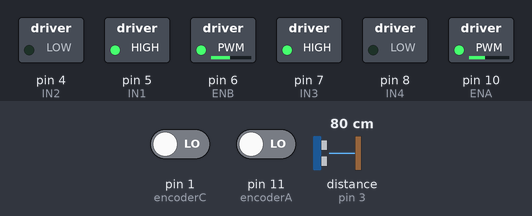
This sketch was run on a simulated Arduino Uno, built with avr-gcc and run on an emulated ATmega328P. Parts: switched loads named in the sketch (green lamp = pin HIGH). Wiring (inferred from the names in the program): ultrasonic range finder: trigger pin 2; echo pin 3. Inputs (shaded band) come from the test bench; at power-on: distance to the obstacle (sensor on pin 3) 80 cm, pin 1 (encoderC) LOW, pin 11 (encoderA) LOW. The echo pulse lasts 58.3 µs per cm; pins used as bus, display or sensor lines are not drawn; what the sketch prints to the serial monitor is not drawn.

Above: at 1.2 s.
1.3 s: distance to the obstacle (sensor on pin 3) set to 6 cm
4.3 s: distance to the obstacle (sensor on pin 3) set to 3 cm
At 5.8 s:
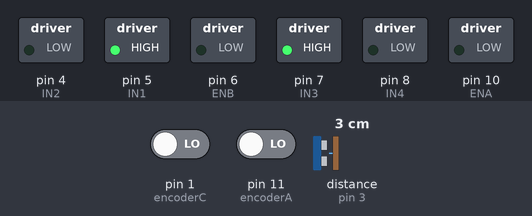
Timing chart, 0 to 7.3 s (numbered marks = the images above; inputs shaded):
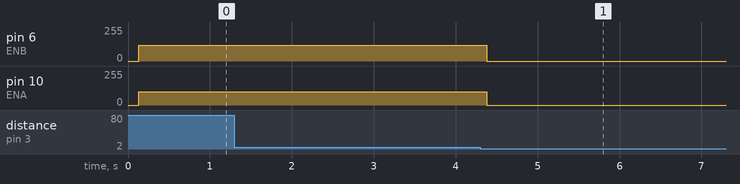

Measured:
- the behaviour switches between 5 and 4 cm on distance to the obstacle (sensor on pin 3) (found by bisection; images 0 and 1)
- after the input at 1.3 s, every drawn part: stays the same
- after the input at 4.3 s, pin 6 (ENB): 120/255 → 0/255 after 0.08 s; pin 10 (ENA): 100/255 → 0/255 after 0.08 s

The sketch:

Encoder.ino
```cpp
#include <PinChangeInterrupt.h>  // Necessaria per utilizzare interrupt su pin non nativi

// === DEFINIZIONE PIN DRIVER MOTORE ===
// Motore 1
#define IN1 5
#define IN2 4
#define ENA 10

// Motore 2
#define IN3 7
#define IN4 8
#define ENB 6

// === PIN ULTRASONICO ===
#define TRIG_PIN 2
#define ECHO_PIN 3

// === PIN ENCODER ===
// Motore 1 Encoder
const int encoderA = 11;   // Canale A del motore 1
const int encoderB = 12;   // Canale B del motore 1

// Motore 2 Encoder
const int encoderC = 1;    // Canale A del motore 2 (da qui in poi, useremo anche il canale D)
const int encoderD = 13;   // Canale B del motore 2

// === VARIABILI ENCODER E PID ===
// Motore 1
volatile long encoderCounts1 = 0;
volatile int direction1 = 0; // 1 = avanti, -1 = indietro

// Motore 2
volatile long encoderCounts2 = 0;
volatile int direction2 = 0; // 1 = avanti, -1 = indietro

// Parametri PID comuni (modifica i parametri per ogni motore se necessario)
// Motore 1
double setpoint1 = 100;   // Target impulsi per intervallo
double input1 = 0;
double output1 = 0;
double Kp1 = 2.0, Ki1 = 0.5, Kd1 = 0.1;
double lastError1 = 0;
double integral1 = 0;

// Motore 2
double setpoint2 = 100;   // Target impulsi per intervallo
double input2 = 0;
double output2 = 0;
double Kp2 = 2.0, Ki2 = 0.5, Kd2 = 0.1;
double lastError2 = 0;
double integral2 = 0;

// Timing per PID
unsigned long lastTime = 0;
unsigned long sampleTime = 100; // millisecondi

// Soglia per attivare il motore (in uscita digitale)
const int digitalThreshold = 127;

// === FUNZIONE DI STOP PER ENTRAMBI I MOTORI ===
void stopProgram() {
  // Ferma motore 1
  digitalWrite(IN1, HIGH);
  digitalWrite(IN2, LOW);
  analogWrite(ENA, 0);
  // Ferma motore 2
  digitalWrite(IN3, HIGH);
  digitalWrite(IN4, LOW);
  analogWrite(ENB, 0);
  Serial.println("STOP - Ostacolo rilevato!");
  while(1);  // Blocca il programma
}

// === ISR ENCODER ===
// Per motore 1: ISR per encoderA
void encoderA_ISR() {
  // Se il valore di encoderA è uguale a encoderB, si incrementa; altrimenti si decrementa
  if (digitalRead(encoderA) == digitalRead(encoderB)) {
    encoderCounts1++;
    direction1 = 1;
  } else {
    encoderCounts1--;
    direction1 = -1;
  }
}

// Per motore 2: utilizziamo encoderC come trigger
void encoderC_ISR() {
  if (digitalRead(encoderC) == digitalRead(encoderD)) {
    encoderCounts2++;
    direction2 = 1;
  } else {
    encoderCounts2--;
    direction2 = -1;
  }
}

void setup() {
  // Configurazione pin encoder
  pinMode(encoderA, INPUT);
  pinMode(encoderB, INPUT);
  pinMode(encoderC, INPUT);
  pinMode(encoderD, INPUT);

  // Configurazione pin driver motori
  pinMode(IN1, OUTPUT);
  pinMode(IN2, OUTPUT);
  pinMode(ENA, OUTPUT);
  pinMode(IN3, OUTPUT);
  pinMode(IN4, OUTPUT);
  pinMode(ENB, OUTPUT);

  // Configurazione ultrasuoni
  pinMode(TRIG_PIN, OUTPUT);
  pinMode(ECHO_PIN, INPUT);

  Serial.begin(9600);

  // Attacca interrupt per motore 1 (encoderA) e motore 2 (encoderC)
  attachPCINT(digitalPinToPCINT(encoderA), encoderA_ISR, CHANGE);
  attachPCINT(digitalPinToPCINT(encoderC), encoderC_ISR, CHANGE);

  // Imposta direzione iniziale dei motori (ad es. avanti)
  digitalWrite(IN1, HIGH);
  digitalWrite(IN2, LOW);
  digitalWrite(IN3, HIGH);
  digitalWrite(IN4, LOW);

  lastTime = millis();
}

void loop() {
  unsigned long now = millis();

  // Legge il sensore ultrasonico ad ogni ciclo PID
  digitalWrite(TRIG_PIN, LOW);
  delayMicroseconds(2);
  digitalWrite(TRIG_PIN, HIGH);
  delayMicroseconds(10);
  digitalWrite(TRIG_PIN, LOW);

  long durata = pulseIn(ECHO_PIN, HIGH);  // Tempo di eco in microsecondi
  int distanza = durata * 0.034 / 2;         // Conversione in centimetri

  Serial.print("Distanza: ");
  Serial.print(distanza);
  Serial.println(" cm");

  int muro = 3;  // Distanza in cm alla quale fermarsi
  if(distanza <= muro) {   // Se rileviamo un ostacolo troppo vicino
    stopProgram();
  }

  // Esegui il ciclo PID ogni sampleTime millisecondi
  if (now - lastTime >= sampleTime) {
    // ----- MOTORE 1 -----
    noInterrupts();
    long count1 = encoderCounts1;
    encoderCounts1 = 0;
    interrupts();
    input1 = count1;
    double error1 = setpoint1 - input1;
    integral1 += error1 * ((now - lastTime) / 1000.0);
    double derivative1 = (error1 - lastError1) / ((now - lastTime) / 1000.0);
    output1 = Kp1 * error1 + Ki1 * integral1 + Kd1 * derivative1;
    if (output1 > 255) output1 = 255;
    if (output1 < 0) output1 = 0;
    lastError1 = error1;

    // Controllo digitale per motore 1
    if (output1 > digitalThreshold) {
      // Attiva motore 1 (in avanti) con velocità fissata (es. 100)
      digitalWrite(IN1, HIGH);
      digitalWrite(IN2, LOW);
      analogWrite(ENA, 100);
    } else {
      digitalWrite(IN1, HIGH);
      digitalWrite(IN2, LOW);
      analogWrite(ENA, 0);
    }

    // ----- MOTORE 2 -----
    noInterrupts();
    long count2 = encoderCounts2;
    encoderCounts2 = 0;
    interrupts();
    input2 = count2;
    double error2 = setpoint2 - input2;
    integral2 += error2 * ((now - lastTime) / 1000.0);
    double derivative2 = (error2 - lastError2) / ((now - lastTime) / 1000.0);
    output2 = Kp2 * error2 + Ki2 * integral2 + Kd2 * derivative2;
    if (output2 > 255) output2 = 255;
    if (output2 < 0) output2 = 0;
    lastError2 = error2;

    // Controllo digitale per motore 2
    if (output2 > digitalThreshold) {
      digitalWrite(IN3, HIGH);
      digitalWrite(IN4, LOW);
      analogWrite(ENB, 120);
    } else {
      digitalWrite(IN3, HIGH);
      digitalWrite(IN4, LOW);
      analogWrite(ENB, 0);
    }

    // Debug: stampa i dati per entrambi i motori
    Serial.print("Motore 1 -> Impulsi: ");
    Serial.print(input1);
    Serial.print(" | Setpoint: ");
    Serial.print(setpoint1);
    Serial.print(" | Output: ");
    Serial.print(output1);
    Serial.print(" | Dir: ");
    Serial.print(direction1 == 1 ? "Avanti" : (direction1 == -1 ? "Indietro" : "Fermo"));
    Serial.print(" || ");
    Serial.print("Motore 2 -> Impulsi: ");
    Serial.print(input2);
    Serial.print(" | Setpoint: ");
    Serial.print(setpoint2);
    Serial.print(" | Output: ");
    Serial.print(output2);
    Serial.print(" | Dir: ");
    Serial.println(direction2 == 1 ? "Avanti" : (direction2 == -1 ? "Indietro" : "Fermo"));

    lastTime = now;
  }
}
```
